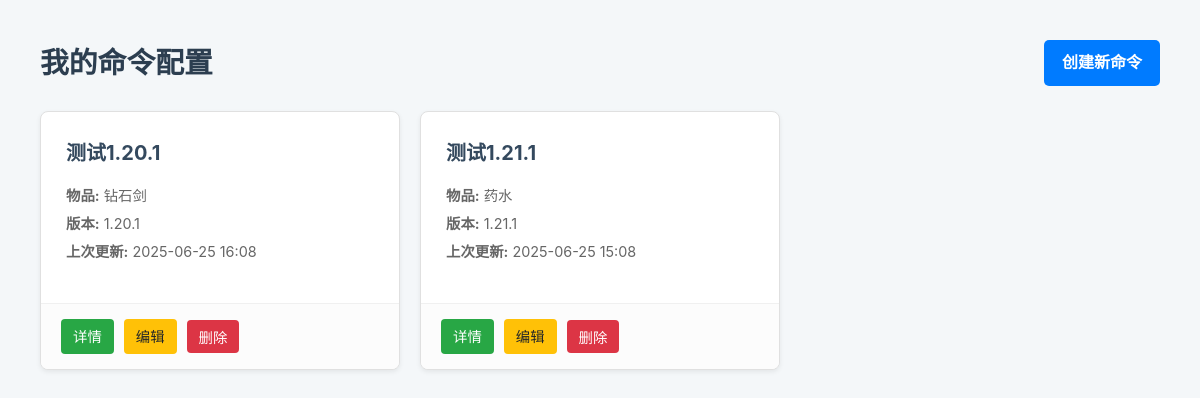
Before: /MC_command/ (signed in) with the older database file.
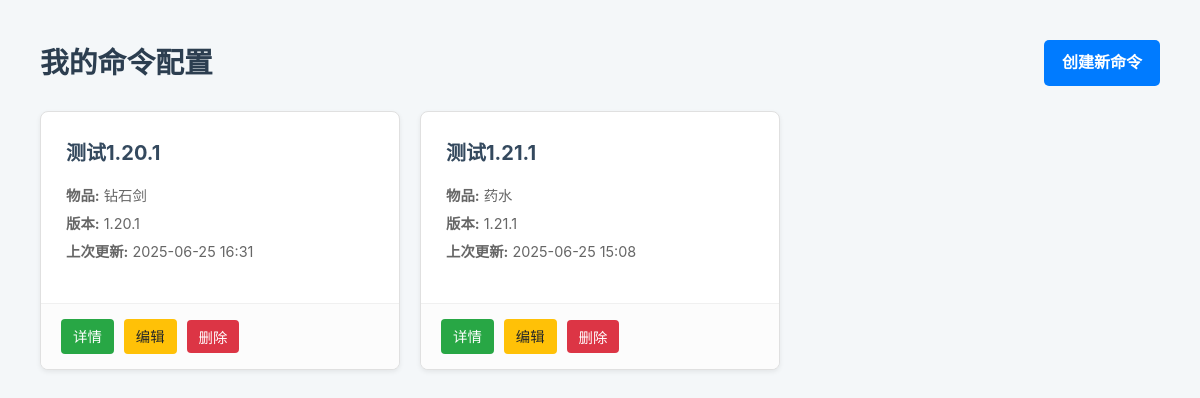
After: the same page with the newer database file.
### MC_command/models.py (models this page shows, shortened)
class GeneratedCommand(models.Model):
    user = models.ForeignKey(User, on_delete=models.CASCADE, related_name="commands")
    title = models.CharField(max_length=100, help_text="为这个命令配置起一个名字，方便查找")
    target_version = models.ForeignKey(MinecraftVersion, on_delete=models.PROTECT, help_text="命令生成的目标 Minecraft 版本")
    base_item = models.ForeignKey(BaseItem, on_delete=models.PROTECT, help_text="该命令的基础物品")
    custom_name = models.CharField(max_length=255, blank=True, null=True, help_text="物品在游戏中的自定义名称 (支持JSON文本)")
    lore = models.TextField(blank=True, null=True, help_text="物品的描述文字 (支持JSON文本), 每行用 \\n 分隔")
    count = models.PositiveIntegerField(default=1)
    created_at = models.DateTimeField(auto_now_add=True)
    updated_at = models.DateTimeField(auto_now=True)
    class Meta:
        verbose_name = "物品配置"
        verbose_name_plural = "<完整物品配置>"

class VersionedItem(models.Model):
    min_version = models.ForeignKey(
        MinecraftVersion, on_delete=models.PROTECT, related_name='+',
        blank=True, null=True, help_text="该项目有效的最低版本 (留空表示无限制)"
    )
    max_version = models.ForeignKey(
        MinecraftVersion, on_delete=models.PROTECT, related_name='+',
        blank=True, null=True, help_text="该项目有效的最高版本 (留空表示无限制)"
    )
    class Meta:
        abstract = True

class BaseItem(VersionedItem):
    item_id = models.CharField(max_length=100, help_text="Minecraft 的物品ID, 例如 'minecraft:diamond_sword'")
    name = models.CharField(max_length=100, help_text="人类可读的名称, 例如 'Diamond Sword'")
    item_type = models.CharField(
        max_length=50, help_text="物品类型, 例如 'all','spawn_egg','potion','written_book'等",
        choices=[
            ('all', '普通物品'),
            ('spawn_egg', '生成蛋'),
            ('potion', '药水(箭/食物)'),
            ('written_book', '成书'),
            ('firework', '烟花火箭'),
        ],default='all'
    )
    class Meta:
        verbose_name = "基础物品"
        verbose_name_plural = "基础物品"
        ordering = ['name']

class MinecraftVersion(models.Model):
    version_number = models.CharField(max_length=20, unique=True, help_text="例如 '1.20.1' 或 '1.21.4'")
    ordering_id = models.PositiveIntegerField(unique=True, help_text="用于排序和比较的版本整数ID, 例如 12001 代表 1.20.1")
    class Meta:
        ordering = ['ordering_id']
        verbose_name = "版本"
        verbose_name_plural = "[版本]"

### MC_command/views.py (the view)
# urls.py: path("", views.index, name="index"),
@login_required
def index(request):
    command_list = GeneratedCommand.objects.filter(user=request.user).order_by("-updated_at")
    context = {
        'command_list': command_list,
    }
    return render(request, 'MC_command/index.html', context)

### MC_command/templates/MC_command/index.html (shortened to what this page needs)
{% extends 'MC_command/base.html' %}
{% block content %}
    <div class="header">
        <h1>我的命令配置</h1>
        <a href="{% url 'MC_command:create' %}" class="btn">创建新命令</a>
    </div>
    <div class="card-grid">
        {% for command in command_list %}
            <div class="command-card">
                <div class="card-body">
                    <h3><a href="{% url 'MC_command:detail' command.id %}">{{ command.title }}</a></h3>
                    <div class="card-meta">
                        <span><strong>物品:</strong> {{ command.base_item.name }}</span>
                        <span><strong>版本:</strong> {{ command.target_version.version_number }}</span>
                        <span><strong>上次更新:</strong> {{ command.updated_at|date:"Y-m-d H:i" }}</span>
                    </div>
                </div>
                <div class="card-footer">
                    <a href="{% url 'MC_command:detail' command.id %}" class="action-btn btn-view">详情</a>
                    <a href="{% url 'MC_command:edit' command.id %}" class="action-btn btn-edit">编辑</a>
                    <form action="{% url 'MC_command:delete' command.id %}" method="post" onsubmit="return confirm('您确定要删除此配置吗？');" style="margin: 0;">
                        <button type="submit" class="action-btn btn-delete">删除</button>
                    </form>
                </div>
            </div>
        {% empty %}
            <div class="empty-state">
                <h2>列表为空</h2>
                <p>您还没有创建任何命令配置。点击右上角的“创建新命令”开始吧！</p>
            </div>
        {% endfor %}
    </div>
{% endblock %}

Changed rows visible on the page:
changed GeneratedCommand "测试1.20.1": updated_at "2025-06-25 16:08" → "2025-06-25 16:31"
